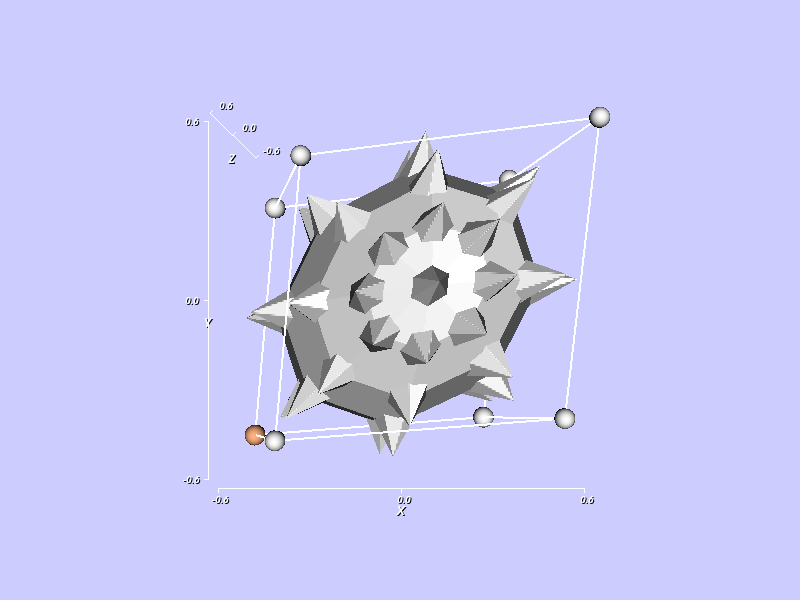

Recreate this plot in Python.
#!/usr/bin/env python
# Demonstrate vtkParallelopipedWidget with an affine-transformed mace geometry.

import vtkmodules.vtkInteractionStyle  # noqa: F401
import vtkmodules.vtkRenderingFreeType  # noqa: F401
import vtkmodules.vtkRenderingOpenGL2  # noqa: F401

from vtkmodules.vtkCommonMath import vtkMatrix4x4
from vtkmodules.vtkCommonTransforms import vtkMatrixToLinearTransform
from vtkmodules.vtkFiltersCore import vtkAppendPolyData, vtkGlyph3D
from vtkmodules.vtkFiltersGeneral import vtkTransformPolyDataFilter
from vtkmodules.vtkFiltersSources import vtkConeSource, vtkCubeSource, vtkSphereSource
from vtkmodules.vtkInteractionWidgets import (
    vtkParallelopipedRepresentation,
    vtkParallelopipedWidget,
)
from vtkmodules.vtkRenderingAnnotation import vtkCubeAxesActor2D
from vtkmodules.vtkRenderingCore import (
    vtkActor,
    vtkPolyDataMapper,
    vtkRenderWindow,
    vtkRenderWindowInteractor,
    vtkRenderer,
)

# Sources
cone = vtkConeSource()
cone.SetResolution(6)

sphere = vtkSphereSource()
sphere.SetThetaResolution(8)
sphere.SetPhiResolution(8)

cube = vtkCubeSource()
cube.SetBounds(-1.0, 1.0, -1.0, 1.0, -1.0, 1.0)

# Filters
glyph = vtkGlyph3D()
glyph.SetInputConnection(sphere.GetOutputPort())
glyph.SetSourceConnection(cone.GetOutputPort())
glyph.SetVectorModeToUseNormal()
glyph.SetScaleModeToScaleByVector()
glyph.SetScaleFactor(0.25)

append_filter = vtkAppendPolyData()
append_filter.AddInputConnection(glyph.GetOutputPort())
append_filter.AddInputConnection(sphere.GetOutputPort())
append_filter.Update()

# Apply an affine shear transform
affine_matrix = vtkMatrix4x4()
matrix_values = [1.0, 0.1, 0.2, 0.0,
                 0.1, 1.0, 0.1, 0.0,
                 0.2, 0.1, 1.0, 0.0,
                 0.0, 0.0, 0.0, 1.0]
affine_matrix.DeepCopy(matrix_values)

transform = vtkMatrixToLinearTransform()
transform.SetInput(affine_matrix)
transform.Update()

transform_filter = vtkTransformPolyDataFilter()
transform_filter.SetTransform(transform)
transform_filter.SetInputConnection(cube.GetOutputPort())
transform_filter.Update()

# Extract parallelopiped points from the transformed cube
parallelopiped_points = transform_filter.GetOutput().GetPoints()

# Transform the mace geometry
transform_filter.SetInputConnection(append_filter.GetOutputPort())
transform_filter.Update()

# Mapper + Actor
mace_mapper = vtkPolyDataMapper()
mace_mapper.SetInputConnection(transform_filter.GetOutputPort())

mace_actor = vtkActor()
mace_actor.SetMapper(mace_mapper)

# Cube axes
axes = vtkCubeAxesActor2D()
axes.SetInputConnection(transform_filter.GetOutputPort())
axes.SetLabelFormat("{:6.1f}")
axes.SetFlyModeToOuterEdges()
axes.SetFontFactor(0.8)

# Reorder cube points for parallelopiped convention
corner_points = [[0.0] * 3 for _ in range(8)]
parallelopiped_points.GetPoint(0, corner_points[0])
parallelopiped_points.GetPoint(1, corner_points[1])
parallelopiped_points.GetPoint(2, corner_points[3])
parallelopiped_points.GetPoint(3, corner_points[2])
parallelopiped_points.GetPoint(4, corner_points[4])
parallelopiped_points.GetPoint(5, corner_points[5])
parallelopiped_points.GetPoint(6, corner_points[7])
parallelopiped_points.GetPoint(7, corner_points[6])

# Renderer
renderer = vtkRenderer()
renderer.AddActor(mace_actor)
renderer.AddViewProp(axes)
renderer.SetBackground(0.8, 0.8, 1.0)

# Render window
render_window = vtkRenderWindow()
render_window.AddRenderer(renderer)
render_window.SetWindowName("parallelopiped widget")
render_window.SetMultiSamples(0)
render_window.SetSize(800, 600)

# Set camera on axes (needs renderer's camera)
axes.SetCamera(renderer.GetActiveCamera())

# Interactor
interactor = vtkRenderWindowInteractor()
interactor.SetRenderWindow(render_window)

# Widget
parallelopiped_rep = vtkParallelopipedRepresentation()
parallelopiped_rep.SetPlaceFactor(0.5)
parallelopiped_rep.PlaceWidget(corner_points)

parallelopiped_widget = vtkParallelopipedWidget()
parallelopiped_widget.SetRepresentation(parallelopiped_rep)
parallelopiped_widget.SetInteractor(interactor)
parallelopiped_widget.EnabledOn()

# Scene
renderer.ResetCamera()

interactor.Initialize()
interactor.Start()
